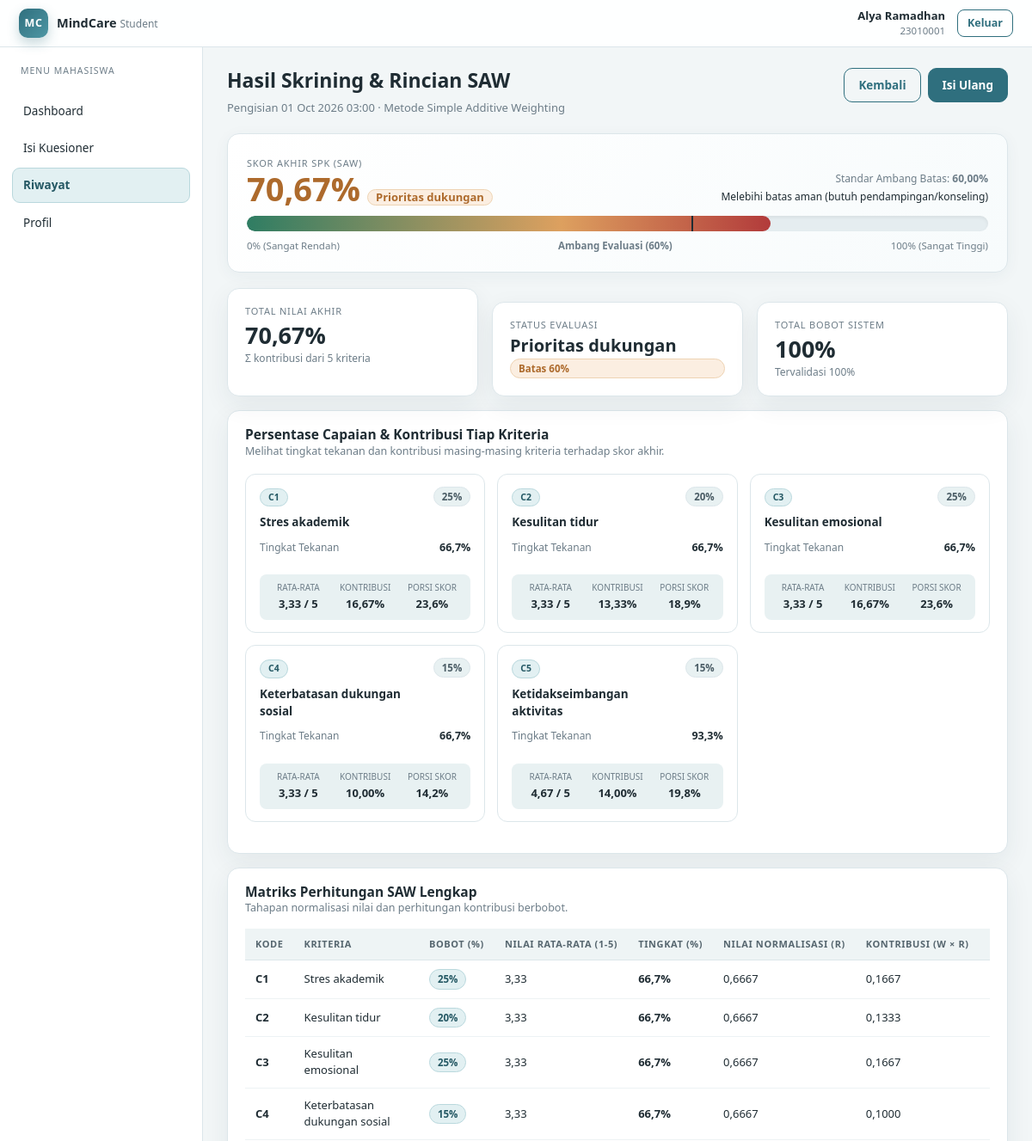
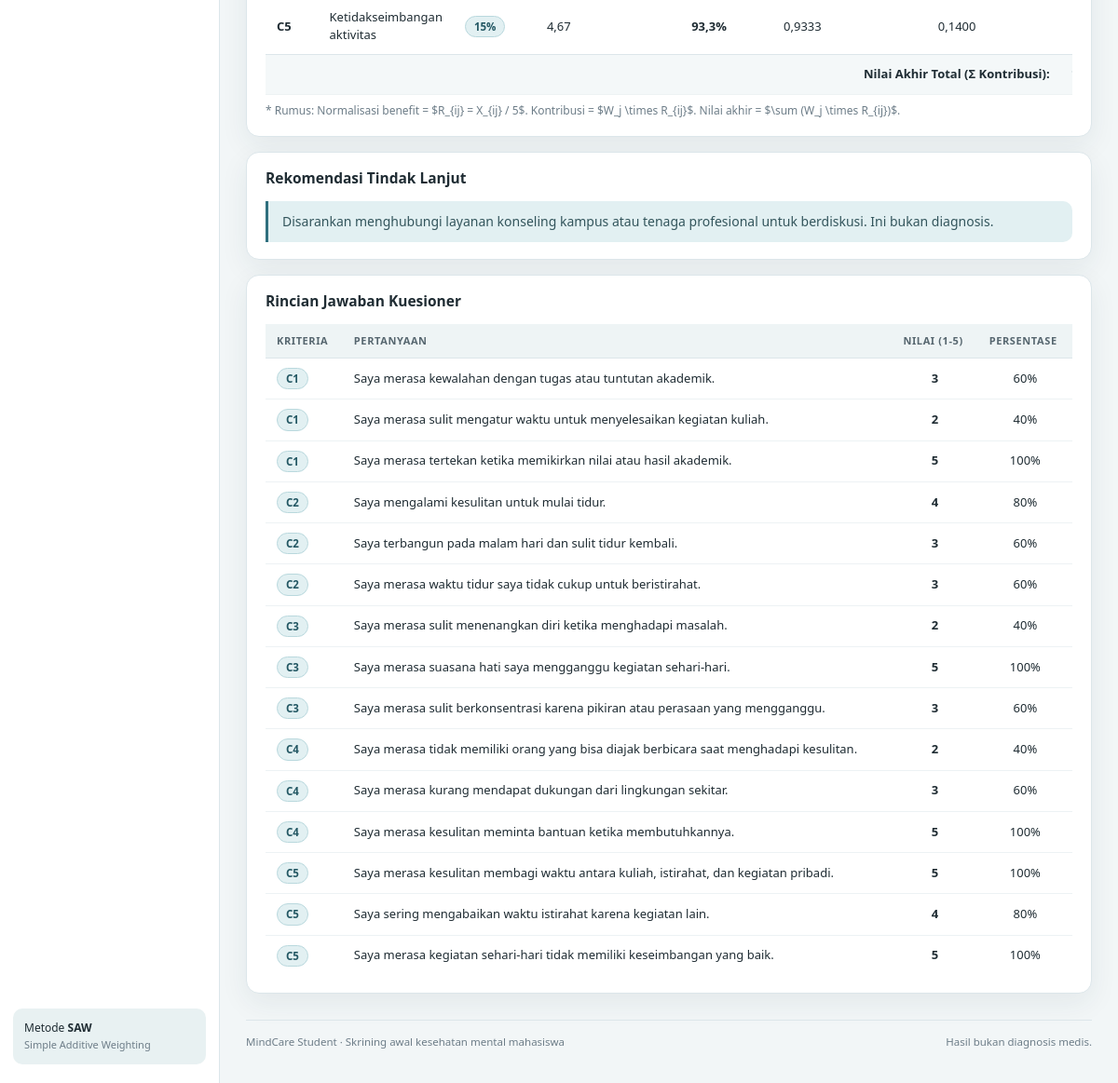
/mahasiswa/hasil.php (signed in), run on the app's committed database (2 pictures, top to bottom).
### tables this page shows
CREATE TABLE mahasiswa (
    id INT AUTO_INCREMENT PRIMARY KEY,
    user_id INT NOT NULL UNIQUE,
    nim VARCHAR(20) NOT NULL UNIQUE,
    nama VARCHAR(100) NOT NULL,
    prodi VARCHAR(100) NOT NULL,
    angkatan YEAR NOT NULL,
    jenis_kelamin ENUM('L','P') NOT NULL,
    email VARCHAR(120) NOT NULL UNIQUE,
    FOREIGN KEY (user_id) REFERENCES users(id)
        ON UPDATE CASCADE ON DELETE CASCADE
);

CREATE TABLE hasil_spk (
    id INT AUTO_INCREMENT PRIMARY KEY,
    pengisian_id INT NOT NULL UNIQUE,
    nilai_akhir DECIMAL(10,6) NOT NULL,
    kategori VARCHAR(40) NOT NULL,
    tanggal_hitung DATETIME NOT NULL DEFAULT CURRENT_TIMESTAMP,
    FOREIGN KEY (pengisian_id) REFERENCES pengisian(id)
        ON UPDATE CASCADE ON DELETE CASCADE
);

CREATE TABLE pengisian (
    id INT AUTO_INCREMENT PRIMARY KEY,
    mahasiswa_id INT NOT NULL,
    tanggal DATETIME NOT NULL DEFAULT CURRENT_TIMESTAMP,
    status ENUM('draft','selesai') NOT NULL DEFAULT 'selesai',
    FOREIGN KEY (mahasiswa_id) REFERENCES mahasiswa(id)
        ON UPDATE CASCADE ON DELETE CASCADE
);

CREATE TABLE detail_hasil_spk (
    id INT AUTO_INCREMENT PRIMARY KEY,
    hasil_id INT NOT NULL,
    kriteria_id INT NOT NULL,
    nilai_kriteria DECIMAL(8,4) NOT NULL,
    nilai_normalisasi DECIMAL(10,6) NOT NULL,
    bobot DECIMAL(5,4) NOT NULL,
    kontribusi DECIMAL(10,6) NOT NULL,
    FOREIGN KEY (hasil_id) REFERENCES hasil_spk(id)
        ON UPDATE CASCADE ON DELETE CASCADE,
    FOREIGN KEY (kriteria_id) REFERENCES kriteria(id)
        ON UPDATE CASCADE ON DELETE RESTRICT,
    UNIQUE KEY uq_detail_hasil (hasil_id, kriteria_id)
);

CREATE TABLE kriteria (
    id INT AUTO_INCREMENT PRIMARY KEY,
    kode VARCHAR(5) NOT NULL UNIQUE,
    nama_kriteria VARCHAR(100) NOT NULL,
    bobot DECIMAL(5,4) NOT NULL,
    jenis ENUM('benefit','cost') NOT NULL DEFAULT 'benefit',
    keterangan VARCHAR(255)
);

CREATE TABLE rekomendasi (
    id INT AUTO_INCREMENT PRIMARY KEY,
    hasil_id INT NOT NULL UNIQUE,
    deskripsi TEXT NOT NULL,
    FOREIGN KEY (hasil_id) REFERENCES hasil_spk(id)
        ON UPDATE CASCADE ON DELETE CASCADE
);

CREATE TABLE jawaban (
    id BIGINT AUTO_INCREMENT PRIMARY KEY,
    pengisian_id INT NOT NULL,
    pertanyaan_id INT NOT NULL,
    nilai TINYINT NOT NULL,
    FOREIGN KEY (pengisian_id) REFERENCES pengisian(id)
        ON UPDATE CASCADE ON DELETE CASCADE,
    FOREIGN KEY (pertanyaan_id) REFERENCES pertanyaan(id)
        ON UPDATE CASCADE ON DELETE RESTRICT,
    UNIQUE KEY uq_jawaban (pengisian_id, pertanyaan_id),
    CHECK (nilai BETWEEN 1 AND 5)
);

CREATE TABLE pertanyaan (
    id INT AUTO_INCREMENT PRIMARY KEY,
    kriteria_id INT NOT NULL,
    pertanyaan TEXT NOT NULL,
    urutan TINYINT NOT NULL,
    aktif TINYINT(1) NOT NULL DEFAULT 1,
    FOREIGN KEY (kriteria_id) REFERENCES kriteria(id)
        ON UPDATE CASCADE ON DELETE RESTRICT,
    UNIQUE KEY uq_pertanyaan_urutan (kriteria_id, urutan)
);

### mahasiswa/hasil.php (the view, shortened to what the rows shown need)
<?php
require_once __DIR__ . '/../app/saw.php';
$mhs = current_mahasiswa();
$sql = 'SELECT p.*, h.id AS hasil_id, h.nilai_akhir, h.kategori, h.tanggal_hitung
        FROM pengisian p
        LEFT JOIN hasil_spk h ON h.pengisian_id = p.id
        WHERE p.mahasiswa_id = ?';
$params = [$mhs['id']];
$sql .= ' ORDER BY p.tanggal DESC LIMIT 1';
$stmt = db()->prepare($sql);
$stmt->execute($params);
$pengisian = $stmt->fetch();
$detail = $pengisian && $pengisian['hasil_id'] ? saw_detail_rows((int) $pengisian['hasil_id']) : [];
$jawaban = $pengisian ? saw_jawaban_rows((int) $pengisian['id']) : [];
$rekomendasi = $pengisian && $pengisian['hasil_id'] ? saw_rekomendasi((int) $pengisian['hasil_id']) : null;
require __DIR__ . '/../includes/header.php';
?>
<div class="page-head">
    <div>
        <h1>Hasil Skrining &amp; Rincian SAW</h1>
        <p>
            <?php if ($pengisian): ?>
                Pengisian <?= e(date('d M Y H:i', strtotime($pengisian['tanggal']))) ?> · Metode Simple Additive Weighting
            <?php else: ?>
                Belum ada pengisian kuesioner.
            <?php endif; ?>
        </p>
    </div>
</div>
<?php if (!$pengisian || !$pengisian['hasil_id']): ?>
    <div class="card">
        <div class="empty">
            <h3>Hasil belum tersedia</h3>
            <p>Isi kuesioner terlebih dahulu agar sistem dapat menghitung skor SAW.</p>
            <a class="btn" href="<?= e(base_url('mahasiswa/kuesioner.php')) ?>">Mulai Kuesioner</a>
        </div>
    </div>
<?php else: ?>
    <?php
    $nilaiAkhir = (float) $pengisian['nilai_akhir'];
    $nilaiAkhirPct = $nilaiAkhir * 100;
    $isPrioritas = $pengisian['kategori'] === 'Prioritas dukungan';
    ?>
    <div class="spk-meter-card">
        <div class="spk-meter-head">
            <div>
                <span class="label" style="font-size:11px; text-transform:uppercase; letter-spacing:.8px; color:var(--muted);">Skor Akhir SPK (SAW)</span>
                <div class="spk-score-big <?= $isPrioritas ? 'warn' : 'ok' ?>">
                    <?= e(pct($nilaiAkhir)) ?>
                    <span class="badge <?= e(badge_class($pengisian['kategori'])) ?>" style="font-size:13px; font-weight:600;"><?= e($pengisian['kategori']) ?></span>
                </div>
            </div>
            <div style="text-align:right;">
                <span class="small muted">Standar Ambang Batas: <b>60,00%</b></span><br>
                <span class="small <?= $isPrioritas ? 'color-warn' : 'color-ok' ?>">
                    <?= $isPrioritas ? 'Melebihi batas aman (butuh pendampingan/konseling)' : 'Di bawah batas ambang (kondisi umum terkelola)' ?>
                </span>
            </div>
        </div>
        <div class="spk-meter-track">
            <div class="spk-meter-fill" style="width: <?= min(100, max(0, $nilaiAkhirPct)) ?>%;"></div>
            <div class="spk-meter-marker" style="left: 60%;"></div>
        </div>
        <div class="spk-meter-legend">
            <span>0% (Sangat Rendah)</span>
            <span style="font-weight:600;">Ambang Evaluasi (60%)</span>
            <span>100% (Sangat Tinggi)</span>
        </div>
    </div>
    <div class="grid grid-3 mb-2">
        <div class="card stat">
            <span class="label">Total Nilai Akhir</span>
            <span class="value"><?= e(pct($pengisian['nilai_akhir'])) ?></span>
            <span class="hint">Σ kontribusi dari <?= e((string) count($detail)) ?> kriteria</span>
        </div>
        <div class="card stat">
            <span class="label">Status Evaluasi</span>
            <span class="value" style="font-size:20px;"><?= e($pengisian['kategori']) ?></span>
            <span class="badge <?= e(badge_class($pengisian['kategori'])) ?>">Batas 60%</span>
        </div>
        <div class="card stat">
            <span class="label">Total Bobot Sistem</span>
            <span class="value"><?= e(pct(total_bobot(), 0)) ?></span>
            <span class="hint">Tervalidasi 100%</span>
        </div>
    </div>
    <div class="card mb-2">
        <div class="card-head">
            <div>
                <h3>Persentase Capaian &amp; Kontribusi Tiap Kriteria</h3>
                <p class="card-sub" style="margin:0;">Melihat tingkat tekanan dan kontribusi masing-masing kriteria terhadap skor akhir.</p>
            </div>
        </div>
        <div class="criteria-cards-grid mt-2">
            <?php foreach ($detail as $row): ?>
                <?php
                $nilaiKriteria = (float) $row['nilai_kriteria'];
                $capaianPct = ($nilaiKriteria / 5.0) * 100;
                $kontribusi = (float) $row['kontribusi'];
                $kontribusiPct = $kontribusi * 100;
                $porsiPct = $nilaiAkhir > 0 ? ($kontribusi / $nilaiAkhir) * 100 : 0;
                ?>
                <div class="criteria-box">
                    <div class="criteria-box-head">
                        <div>
                            <span class="badge brand" style="font-size:10.5px;"><?= e($row['kode']) ?></span>
                            <div class="criteria-box-title mt-1"><?= e($row['nama_kriteria']) ?></div>
                        </div>
                        <span class="badge" title="Bobot"><?= e(pct($row['bobot'], 0)) ?></span>
                    </div>
                    <div class="bar-row" style="margin-bottom:6px;">
                        <div class="bar-label">
                            <span class="small muted">Tingkat Tekanan</span>
                            <b><?= e(number_format($capaianPct, 1, ',', '.')) ?>%</b>
                        </div>
                    </div>
                    <div class="criteria-box-stats">
                        <div class="stat-item">
                            <small>Rata-rata</small>
                            <strong><?= e(num($nilaiKriteria, 2)) ?> / 5</strong>
                        </div>
                        <div class="stat-item">
                            <small>Kontribusi</small>
                            <strong><?= e(number_format($kontribusiPct, 2, ',', '.')) ?>%</strong>
                        </div>
                        <div class="stat-item">
                            <small>Porsi Skor</small>
                            <strong><?= e(number_format($porsiPct, 1, ',', '.')) ?>%</strong>
                        </div>
                    </div>
                </div>
            <?php endforeach; ?>
        </div>
    </div>
    <div class="card mb-2">
        <div class="card-head">
            <div>
                <h3>Matriks Perhitungan SAW Lengkap</h3>
                <p class="card-sub" style="margin:0;">Tahapan normalisasi nilai dan perhitungan kontribusi berbobot.</p>
            </div>
        </div>
        <div class="table-wrap">
            <table class="table">
                <thead>
                    <tr>
                        <th>Kode</th>
                        <th>Kriteria</th>
                        <th>Bobot (%)</th>
                        <th>Nilai Rata-rata (1-5)</th>
                        <th>Tingkat (%)</th>
                        <th>Nilai Normalisasi (R)</th>
                        <th>Kontribusi (W × R)</th>
                        <th>Kontribusi (%)</th>
                    </tr>
                </thead>
                <tbody>
                    <?php foreach ($detail as $row): ?>
                        <?php
                        $nilaiKriteria = (float) $row['nilai_kriteria'];
                        $capaianPct = ($nilaiKriteria / 5.0) * 100;
                        ?>
                        <tr>
                            <td><b><?= e($row['kode']) ?></b></td>
                            <td><?= e($row['nama_kriteria']) ?></td>
                            <td><span class="badge brand"><?= e(pct($row['bobot'], 0)) ?></span></td>
                            <td class="mono"><?= e(num($row['nilai_kriteria'], 2)) ?></td>
                            <td class="mono"><b><?= e(number_format($capaianPct, 1, ',', '.')) ?>%</b></td>
                            <td class="mono"><?= e(num($row['nilai_normalisasi'], 4)) ?></td>
                            <td class="mono"><?= e(num($row['kontribusi'], 4)) ?></td>
                            <td class="mono"><b><?= e(pct($row['kontribusi'])) ?></b></td>
                        </tr>
                    <?php endforeach; ?>
                </tbody>
                <tfoot>
                    <tr>
                        <td colspan="7" class="text-right"><b>Nilai Akhir Total (Σ Kontribusi):</b></td>
                        <td class="mono" style="font-size:15px; font-weight:700; color:var(--brand-dark);"><?= e(pct($pengisian['nilai_akhir'])) ?></td>
                    </tr>
                </tfoot>
            </table>
        </div>
        <p class="small muted mt-1 mb-0">
            * Rumus: Normalisasi benefit = $R_{ij} = X_{ij} / 5$. Kontribusi = $W_j \times R_{ij}$. Nilai akhir = $\sum (W_j \times R_{ij})$.
        </p>
    </div>
    <div class="card mb-2">
        <div class="card-head"><h3>Rekomendasi Tindak Lanjut</h3></div>
        <div class="note" style="font-size:14px; line-height:1.6;"><?= e($rekomendasi ?: rekomendasi_teks($pengisian['kategori'])) ?></div>
    </div>
    <div class="card">
        <div class="card-head"><h3>Rincian Jawaban Kuesioner</h3></div>
        <div class="table-wrap">
            <table class="table">
                <thead>
                    <tr><th>Kriteria</th><th>Pertanyaan</th><th class="text-center">Nilai (1-5)</th><th class="text-center">Persentase</th></tr>
                </thead>
                <tbody>
                    <?php foreach ($jawaban as $item): ?>
                        <?php $itemPct = ((int) $item['nilai'] / 5) * 100; ?>
                        <tr>
                            <td class="nowrap"><span class="badge brand"><?= e($item['kode']) ?></span></td>
                            <td><?= e($item['pertanyaan']) ?></td>
                            <td class="text-center mono"><b><?= e((string) $item['nilai']) ?></b></td>
                            <td class="text-center mono"><?= e((string) $itemPct) ?>%</td>
                        </tr>
                    <?php endforeach; ?>
                </tbody>
            </table>
        </div>
    </div>
<?php endif; ?>
<?php require __DIR__ . '/../includes/footer.php'; ?>

### includes/header.php (shortened to what the rows shown need)
<?php
require_once __DIR__ . '/functions.php';
$user = current_user();
$role = $user['role'] ?? 'guest';
$mhs  = $role === 'mahasiswa' ? current_mahasiswa() : null;
?>
<!DOCTYPE html>
<html lang="id">
<head>
    <link rel="stylesheet" href="<?= e(base_url('assets/css/app.css')) ?>">
</head>
<body>
<header class="topbar">
    <div class="topbar-right">
        <?php if ($user): ?>
            <div class="user-meta">
                <strong><?= e($mhs['nama'] ?? $user['username']) ?></strong>
                <span><?= e($role === 'admin' ? 'Administrator' : ($mhs['nim'] ?? 'Mahasiswa')) ?></span>
            </div>
            <a class="btn btn-ghost btn-sm" href="<?= e(base_url('logout.php')) ?>">Keluar</a>
        <?php endif; ?>
    </div>
</header>
<div class="shell">
    <main class="main">

### data on the page
mahasiswa: nama "Alya Ramadhan", nim "23010001"
hasil_spk: pengisian.tanggal "01 Oct 2026 03:00", nilai_akhir "70,67%", kategori "Prioritas dukungan", id.deskripsi "Disarankan menghubungi layanan konseling kampus atau tenaga profesional untuk berdiskusi. Ini bukan diagnosis."
detail_hasil_spk: kriteria.kode "C1", kriteria.nama_kriteria "Stres akademik", bobot "25%", nilai_kriteria "66,7", nilai_kriteria "3,33", kontribusi "16,67", porsiPct "23,6", nilai_normalisasi "0,6667", kontribusi "0,1667"
detail_hasil_spk: kriteria.kode "C2", kriteria.nama_kriteria "Kesulitan tidur", bobot "20%", nilai_kriteria "66,7", nilai_kriteria "3,33", kontribusi "13,33", porsiPct "18,9", nilai_normalisasi "0,6667", kontribusi "0,1333"
detail_hasil_spk: kriteria.kode "C3", kriteria.nama_kriteria "Kesulitan emosional", bobot "25%", nilai_kriteria "66,7", nilai_kriteria "3,33", kontribusi "16,67", porsiPct "23,6", nilai_normalisasi "0,6667", kontribusi "0,1667"
detail_hasil_spk: kriteria.kode "C4", kriteria.nama_kriteria "Keterbatasan dukungan sosial", bobot "15%", nilai_kriteria "66,7", nilai_kriteria "3,33", kontribusi "10,00", porsiPct "14,2", nilai_normalisasi "0,6667", kontribusi "0,1000"
detail_hasil_spk: kriteria.kode "C5", kriteria.nama_kriteria "Ketidakseimbangan aktivitas", bobot "15%", nilai_kriteria "93,3", nilai_kriteria "4,67", kontribusi "14,00", porsiPct "19,8", nilai_normalisasi "0,9333", kontribusi "0,1400"
jawaban: kriteria.kode "C1", pertanyaan.pertanyaan "Saya merasa kewalahan dengan tugas atau tuntutan akademik.", nilai "3", nilai "60"
jawaban: kriteria.kode "C1", pertanyaan.pertanyaan "Saya merasa sulit mengatur waktu untuk menyelesaikan kegiatan kuliah.", nilai "2", nilai "40"
jawaban: kriteria.kode "C1", pertanyaan.pertanyaan "Saya merasa tertekan ketika memikirkan nilai atau hasil akademik.", nilai "5", nilai "100"
jawaban: kriteria.kode "C2", pertanyaan.pertanyaan "Saya mengalami kesulitan untuk mulai tidur.", nilai "4", nilai "80"
jawaban: kriteria.kode "C2", pertanyaan.pertanyaan "Saya terbangun pada malam hari dan sulit tidur kembali.", nilai "3", nilai "60"
jawaban: kriteria.kode "C2", pertanyaan.pertanyaan "Saya merasa waktu tidur saya tidak cukup untuk beristirahat.", nilai "3", nilai "60"
jawaban: kriteria.kode "C3", pertanyaan.pertanyaan "Saya merasa sulit menenangkan diri ketika menghadapi masalah.", nilai "2", nilai "40"
jawaban: kriteria.kode "C3", pertanyaan.pertanyaan "Saya merasa suasana hati saya mengganggu kegiatan sehari-hari.", nilai "5", nilai "100"
jawaban: kriteria.kode "C3", pertanyaan.pertanyaan "Saya merasa sulit berkonsentrasi karena pikiran atau perasaan yang mengganggu.", nilai "3", nilai "60"
jawaban: kriteria.kode "C4", pertanyaan.pertanyaan "Saya merasa tidak memiliki orang yang bisa diajak berbicara saat menghadapi kesulitan.", nilai "2", nilai "40"
jawaban: kriteria.kode "C4", pertanyaan.pertanyaan "Saya merasa kurang mendapat dukungan dari lingkungan sekitar.", nilai "3", nilai "60"
jawaban: kriteria.kode "C4", pertanyaan.pertanyaan "Saya merasa kesulitan meminta bantuan ketika membutuhkannya.", nilai "5", nilai "100"
jawaban: kriteria.kode "C5", pertanyaan.pertanyaan "Saya merasa kesulitan membagi waktu antara kuliah, istirahat, dan kegiatan pribadi.", nilai "5", nilai "100"
jawaban: kriteria.kode "C5", pertanyaan.pertanyaan "Saya sering mengabaikan waktu istirahat karena kegiatan lain.", nilai "4", nilai "80"
jawaban: kriteria.kode "C5", pertanyaan.pertanyaan "Saya merasa kegiatan sehari-hari tidak memiliki keseimbangan yang baik.", nilai "5", nilai "100"

### other printed values
$item['label'] "Dashboard"
$item['label'] "Isi Kuesioner"
$item['label'] "Riwayat"
$item['label'] "Profil"
count($detail) "5"
pct(total_bobot(), 0) "100%"
